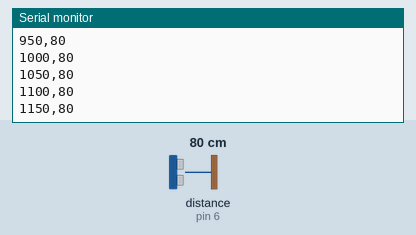
A sketch run on a simulated Arduino Uno, built with avr-gcc and run on an emulated ATmega328P. On the bench: the last lines printed to the serial monitor. Wiring (from diagram.json): ultrasonic range finder: trigger pin 7; echo pin 6. The inputs (shaded band) are chosen by the test bench; at power-on: distance to the obstacle (sensor on pin 6) 80 cm. The echo pulse lasts 58.3 µs per cm.

Above: at 1.2 s.
1.3 s: distance to the obstacle (sensor on pin 6) set to 2 cm
At 1.37 s:
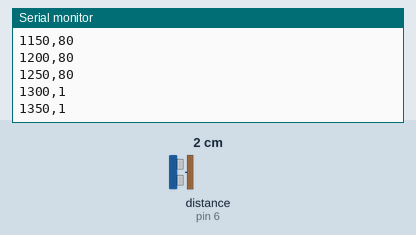
2.8 s: distance to the obstacle (sensor on pin 6) set to 4 cm
At 2.82 s:
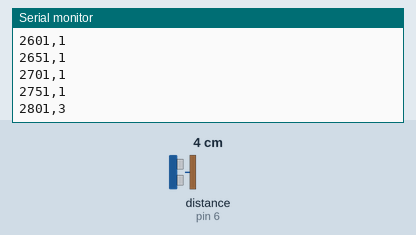
Timing chart, 0 to 5.8 s (numbered marks = the images above; inputs shaded):
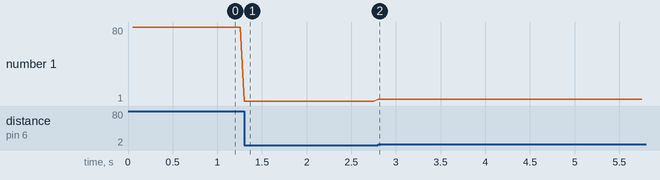

The sketch:

e1-terminal-velocity.ino
```cpp
// @pin TRIG=D7
// @pin ECHO=D6
// @baud 115200

const byte TRIG_PIN = 7, ECHO_PIN = 6;
// 표본 간격입니다. 낙하 전체가 1초 남짓이므로 촘촘해야 모양이 보입니다.
// @tunable samplingIntervalMs
unsigned long samplingIntervalMs = 50;

void setup() {
  Serial.begin(115200);
  pinMode(TRIG_PIN, OUTPUT);
  pinMode(ECHO_PIN, INPUT);
  Serial.println("time_ms,distance_cm");
}

void loop() {
  static unsigned long last = 0;
  if (millis() - last < samplingIntervalMs) return;
  last = millis();

  digitalWrite(TRIG_PIN, LOW);
  delayMicroseconds(2);
  digitalWrite(TRIG_PIN, HIGH);
  delayMicroseconds(10);
  digitalWrite(TRIG_PIN, LOW);
  unsigned long us = pulseIn(ECHO_PIN, HIGH, 30000);

  // 속도는 여기서 계산하지 않습니다. 거리의 차이를 시간의 차이로 나누는
  // 계산은 저장한 CSV에서 하면 되고, 그래야 잡음을 다듬는 방법을 나중에
  // 바꿔 볼 수 있습니다.
  Serial.print(last);
  Serial.print(',');
  Serial.println(us == 0 ? -1 : (long)(us / 58));
}
```

Measured:
- after the input at 1.3 s, the serial monitor: prints a new line at once (image 1)
- plotted number 1: 80 → 1 after the input at 1.3 s
